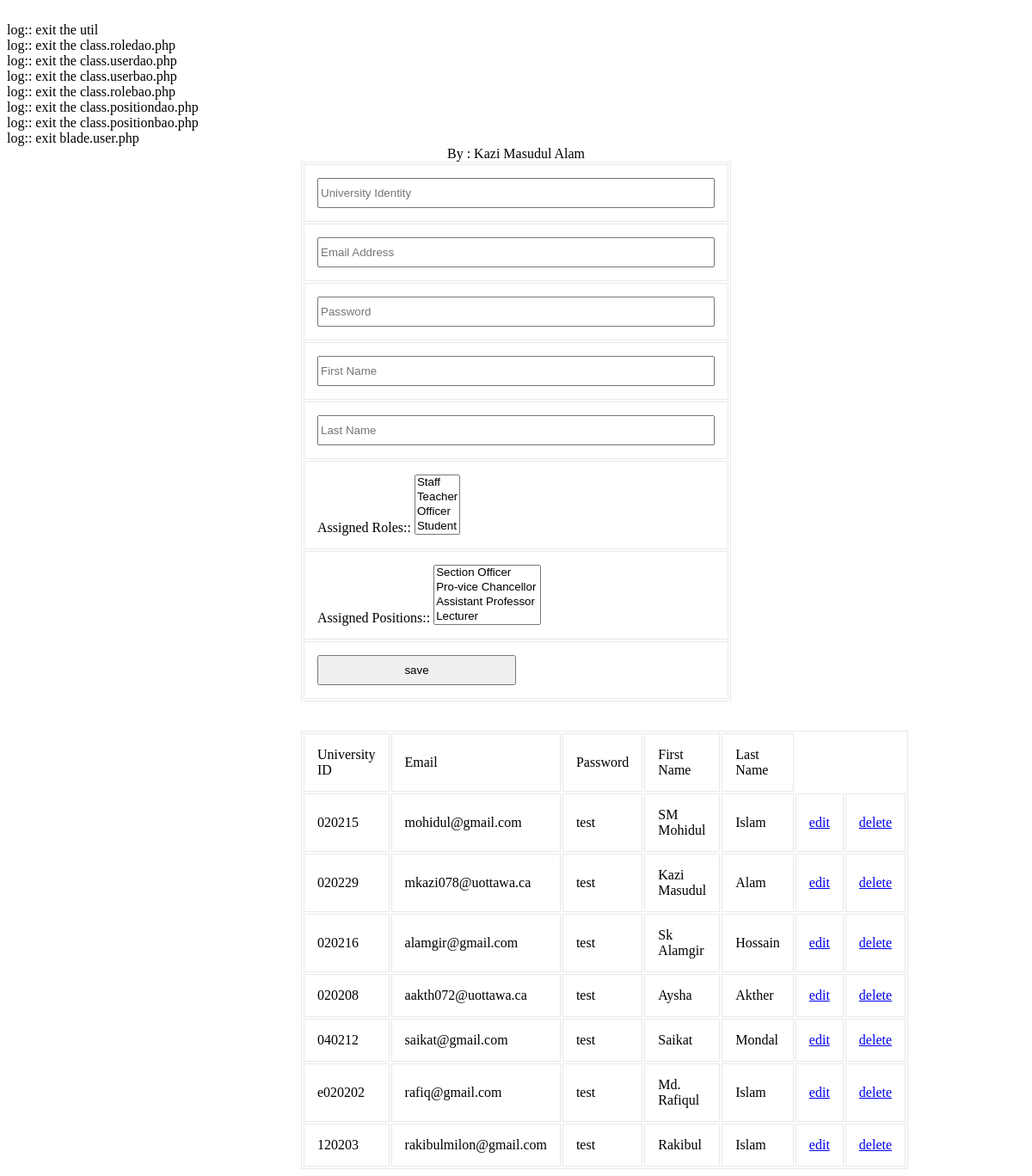
/modules/dash/view.user.php, run on the app's committed database.
### tables this page shows
CREATE TABLE `tbl_user` (
  `ID` varchar(40) NOT NULL,
  `UniversityID` varchar(20) NOT NULL,
  `Email` varchar(50) NOT NULL,
  `Password` varchar(20) NOT NULL,
  `FirstName` varchar(50) NOT NULL,
  `LastName` varchar(50) NOT NULL,
  `IsArchived` tinyint(1) NOT NULL,
  `IsDeleted` tinyint(1) NOT NULL
);

### common/class.common.php (called while the page is built, shortened)
<?php
class Result{
    private $_IsSuccess=0;
    private $_ResultObject;
    public function setIsSuccess($IsSuccess){
        $this->_IsSuccess = $IsSuccess;
    }
    public function getIsSuccess(){
        return $this->_IsSuccess;
    }
    public function setResultObject($ResultObject){
        $this->_ResultObject = $ResultObject;
    }
    public function getResultObject(){
        return $this->_ResultObject;
    }
}
class User{
    private $_ID;
    private $_UniversityID;
    private $_Email;
    private $_Password;
    private $_FirstName;
    private $_LastName;
    public function setID ( $ID ) {
        $this->_ID = $ID;
    }
    public function getID () {
        return $this->_ID;
    }
    public function setUniversityID ( $UniversityID ) {
        $this->_UniversityID = $UniversityID;
    }
    public function getUniversityID () {
        return $this->_UniversityID;
    }
    public function setEmail ( $Email ) {
        $this->_Email = $Email;
    }
    public function getEmail () {
        return $this->_Email;
    }
    public function setPassword ( $Password ) {
        $this->_Password = $Password;
    }
    public function getPassword () {
        return $this->_Password;
    }
    public function setFirstName( $FirstName ) {
        $this->_FirstName = $FirstName;
    }
    public function getFirstName() {
        return $this->_FirstName;
    }
    public function setLastName( $LastName ) {
        $this->_LastName = $LastName;
    }
    public function getLastName() {
        return $this->_LastName;
    }
}
class Position{
    private $_ID;
    public function setID ( $ID ) {
        $this->_ID = $ID;
    }
    public function getID () {
        return $this->_ID;
    }
}
class Role{
    private $_ID;
    public function setID ( $ID ) {
        $this->_ID = $ID;
    }
    public function getID () {
        return $this->_ID;
    }
}
?>

### modules/dash/view.user.php (the view, shortened to what this page needs)
<?php
include_once 'blade/view.user.blade.php';
include_once '/../../common/class.common.php';
?>
<!DOCTYPE html PUBLIC "-//W3C//DTD XHTML 1.0 Transitional//EN" "http://www.w3.org/TR/xhtml1/DTD/xhtml1-transitional.dtd">
<html xmlns="http://www.w3.org/1999/xhtml">
	<head>
		<link rel="stylesheet" href="style.css" type="text/css" />
	</head>
<body>
<center>
	<div id="header">
		<label>By : Kazi Masudul Alam</a></label>
	</div>
	<div id="form">
		<form method="post">
			<table width="100%" border="1" cellpadding="15">
				<tr>
					<td><input type="text" name="txtUniversityID" placeholder="University Identity" value="<?php
					if(isset($_GET['edit'])) echo $globalUser->getUniversityID();  ?>" /></td>
				</tr>
				<tr>
					<td><input type="text" name="txtEmail" placeholder="Email Address" value="<?php
					if(isset($_GET['edit'])) echo $globalUser->getEmail();  ?>" /></td>
				</tr>
				<tr>
					<td><input type="password" name="txtPassword" placeholder="Password" value="<?php
					if(isset($_GET['edit'])) echo $globalUser->getPassword();  ?>" /></td>
				</tr>
				<tr>
					<td><input type="text" name="txtFirstName" placeholder="First Name" value="<?php
					if(isset($_GET['edit'])) echo $globalUser->getFirstName();  ?>" /></td>
				</tr>
				<tr>
					<td><input type="text" name="txtLastName" placeholder="Last Name" value="<?php
					if(isset($_GET['edit'])) echo $globalUser->getLastName();  ?>" /></td>
				</tr>
				<tr>
					<td>
							<label>Assigned Roles:: </label>
						    <?php
						    $var = '<select name="assignedRoles[]" id="select-from-roles" multiple>';
							$Result = $_RoleBAO->getAllRoles();
							if($Result->getIsSuccess()){
								$Roles = $Result->getResultObject();
						       for ($i=0; $i < sizeof($Roles); $i++) {
						       		$Role = $Roles[$i];
						    		$var = $var. '<option value="'.$Role->getID().'"';
						          	$var = $var.'>'.$Role->getName().'</option>';
								}
								$var = $var.'</select>';
							}
							echo $var;
							?>
					</td>
				</tr>
				<tr>
					<td>
							<label>Assigned Positions:: </label>
						    <?php
						    $var = '<select name="assignedPositions[]" id="select-from-positions" multiple>';
							$Result = $_PositionBAO->getAllPositions();
							if($Result->getIsSuccess()){
								$Positions = $Result->getResultObject();
						       for ($i=0; $i < sizeof($Positions); $i++) {
						       		$Position = $Positions[$i];
						    		$var = $var. '<option value="'.$Position->getID().'"';
						          	$var = $var.'>'.$Position->getName().'</option>';
								}
								$var = $var.'</select>';
							}
							echo $var;
							?>
					</td>
				</tr>
				<tr>
					<td>
						<?php
						if(isset($_GET['edit']))
						{
							?>
							<button type="submit" name="update">update</button>
							<?php
						}
						else
						{
							?>
							<button type="submit" name="save">save</button>
							<?php
						}
						?>
					</td>
				</tr>
			</table>
		</form>
<br />
	<table width="100%" border="1" cellpadding="15" align="center">
	<?php
	$Result = $_UserBAO->getAllUsers();
	if($Result->getIsSuccess()){
		$UserList = $Result->getResultObject();
	?>
		<tr>
			<td>University ID</td>
			<td>Email</td>
			<td>Password</td>
			<td>First Name</td>
			<td>Last Name</td>
		</tr>
		<?php
		for($i = 0; $i < sizeof($UserList); $i++) {
			$User = $UserList[$i];
			?>
		    <tr>
			    <td><?php echo $User->getUniversityID(); ?></td>
			    <td><?php echo $User->getEmail(); ?></td>
			    <td><?php echo $User->getPassword(); ?></td>
			    <td><?php echo $User->getFirstName(); ?></td>
			    <td><?php echo $User->getLastName(); ?></td>
			    <td><a href="?edit=<?php echo $User->getID(); ?>" onclick="return confirm('sure to edit !'); " >edit</a></td>
			    <td><a href="?del=<?php echo $User->getID(); ?>" onclick="return confirm('sure to delete !'); " >delete</a></td>
		    </tr>
	    <?php
		}
	}
	else{
		echo $Result->getResultObject();
	}
	?>
	</table>
	</div>
</center>
</body>
</html>

### modules/dash/style.css (style rules this page uses)
#form { width:500px; margin:0px auto; text-align:center; }
#form form input { width:100%; height:35px; }
form button { width:50%; height:35px; }
table,td { border:solid #e9e9e9 1px; }

### data on the page
tbl_user: UniversityID "020215", Email "mohidul@gmail.com", Password "test", FirstName "SM Mohidul", LastName "Islam"
tbl_user: UniversityID "020229", Email "mkazi078@uottawa.ca", Password "test", FirstName "Kazi Masudul", LastName "Alam"
tbl_user: UniversityID "020216", Email "alamgir@gmail.com", Password "test", FirstName "Sk Alamgir", LastName "Hossain"
tbl_user: UniversityID "020208", Email "aakth072@uottawa.ca", Password "test", FirstName "Aysha", LastName "Akther"
tbl_user: UniversityID "040212", Email "saikat@gmail.com", Password "test", FirstName "Saikat", LastName "Mondal"
tbl_user: UniversityID "e020202", Email "rafiq@gmail.com", Password "test", FirstName "Md. Rafiqul", LastName "Islam"
tbl_user: UniversityID "120203", Email "rakibulmilon@gmail.com", Password "test", FirstName "Rakibul", LastName "Islam"
